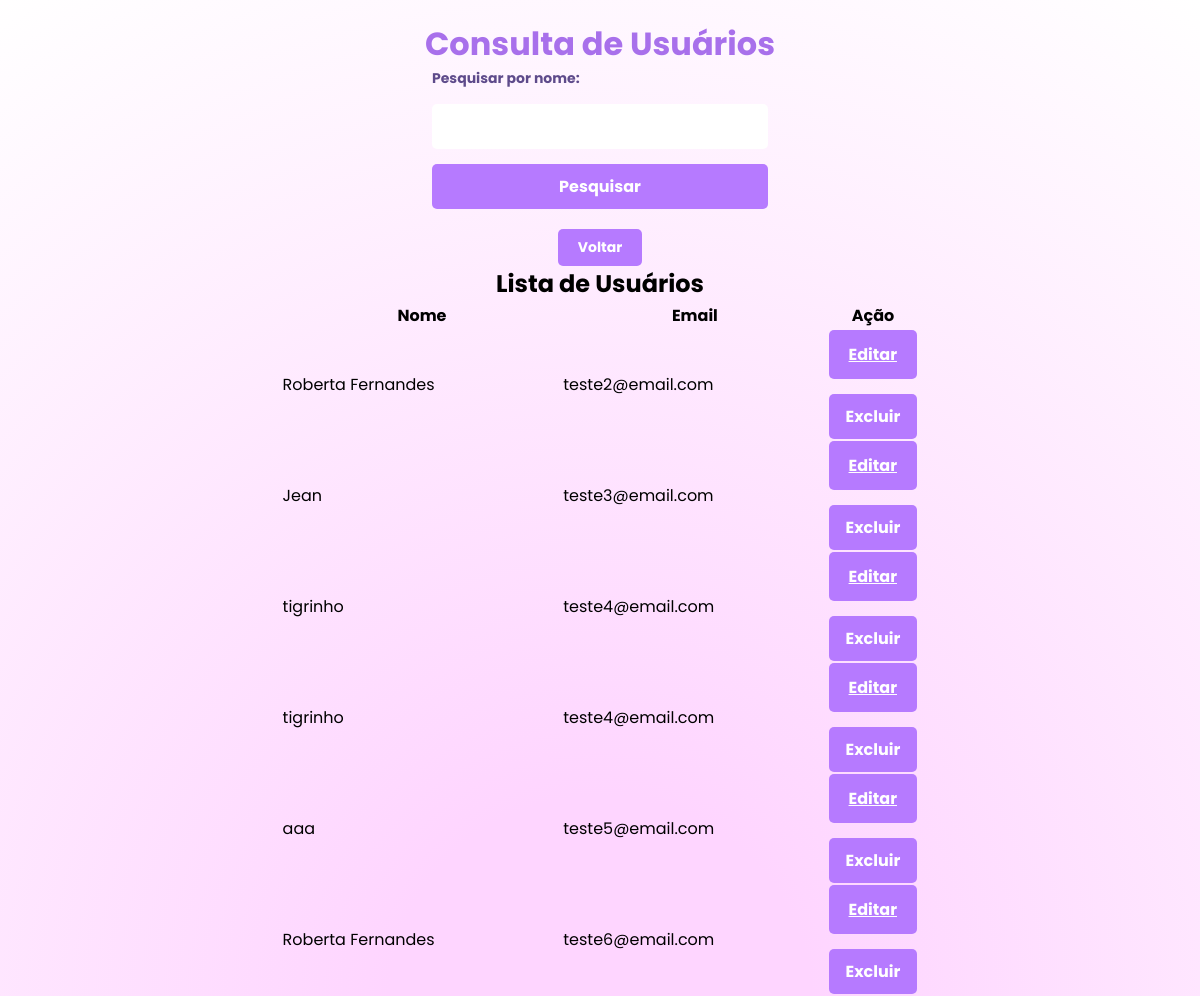
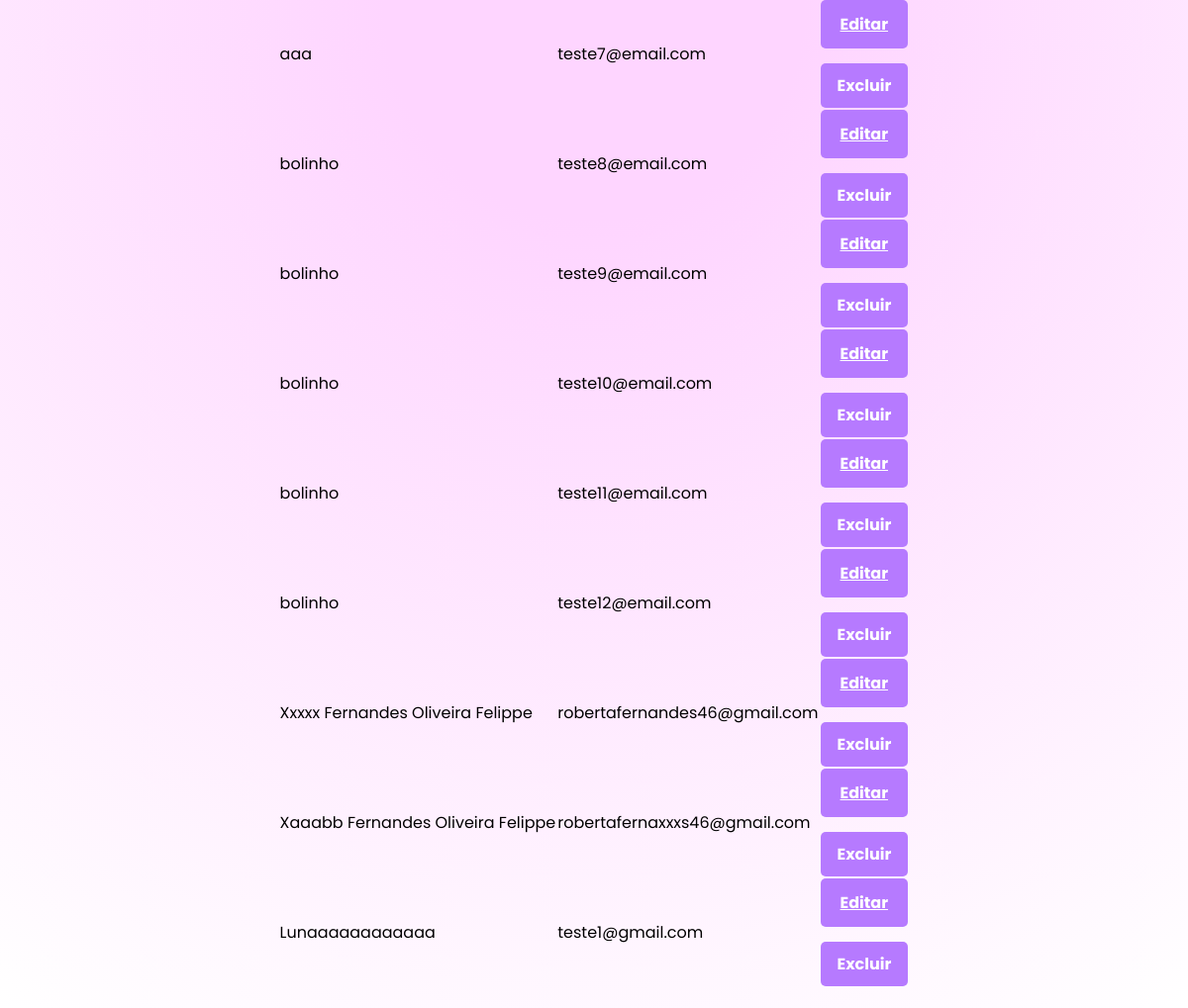
Page /consulta_usuarios.php (signed in) on the earlier database version (2 pictures, top to bottom).
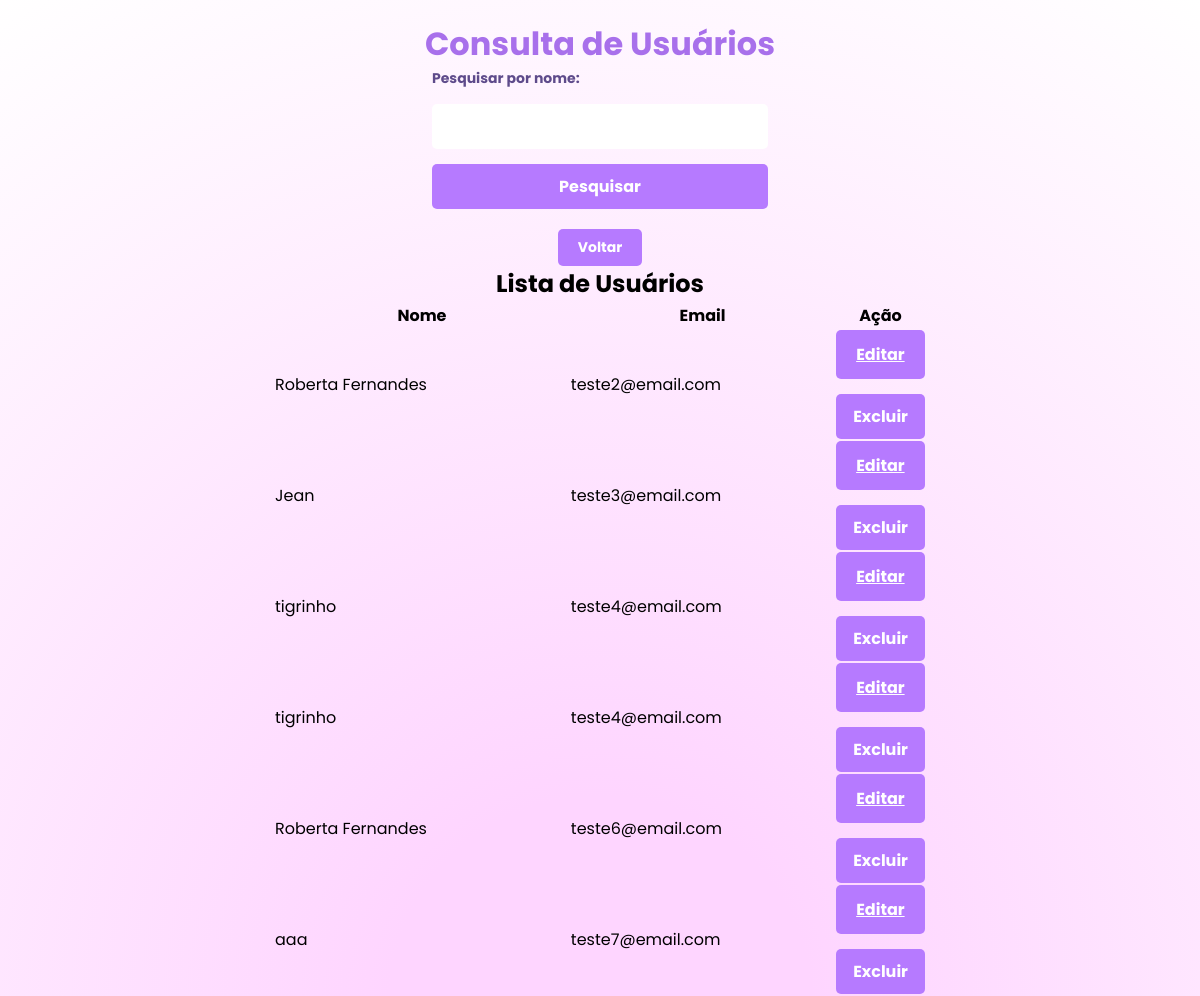
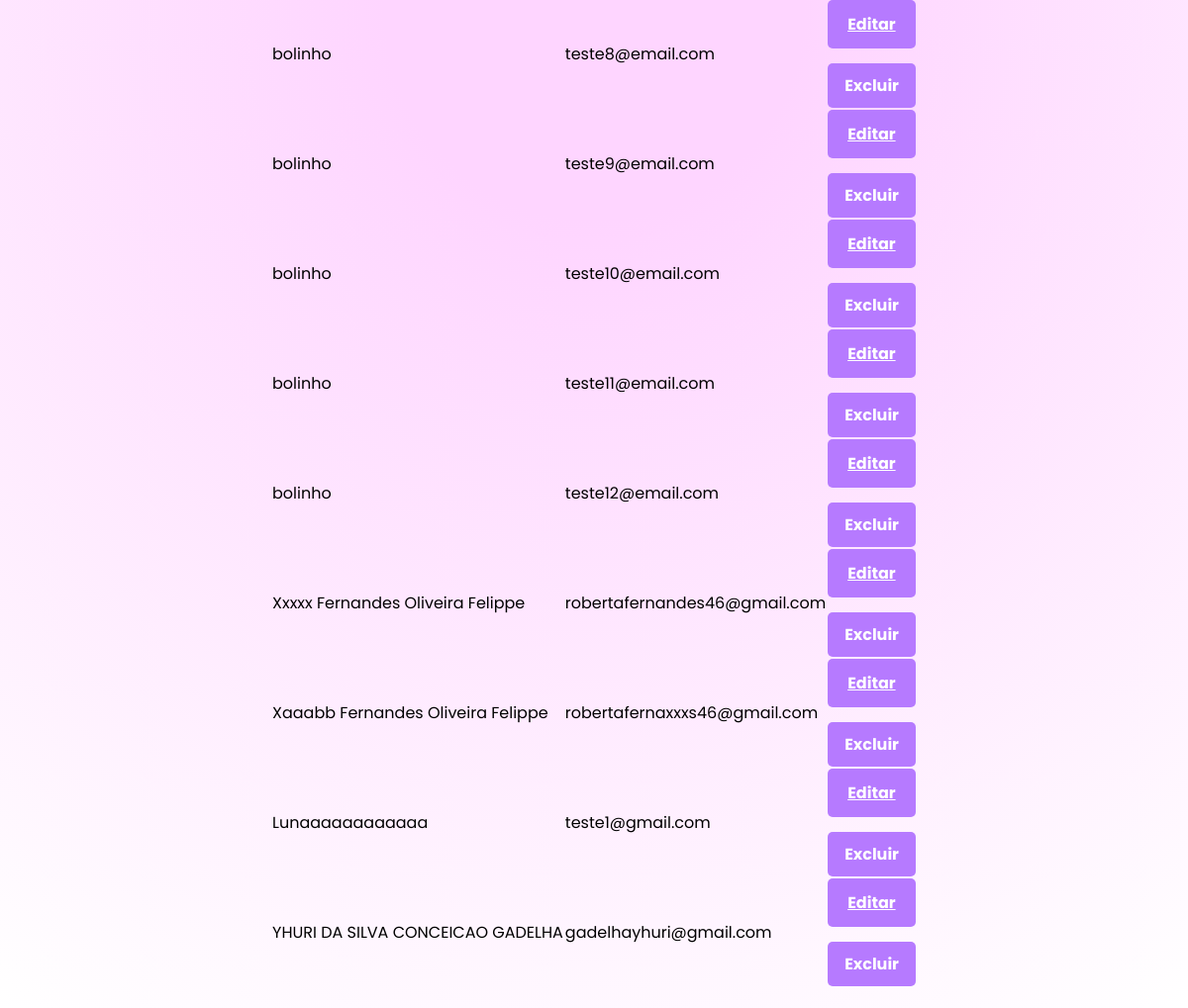
Same page on the later database version (2 pictures, top to bottom).
### tables this page shows
CREATE TABLE `usuarios` (
  `id` int(11) NOT NULL,
  `nome` varchar(100) NOT NULL,
  `email` varchar(100) NOT NULL,
  `senha` varchar(255) NOT NULL,
  `pergunta1` varchar(255) DEFAULT NULL,
  `resposta1` varchar(255) DEFAULT NULL,
  `resposta2` varchar(255) DEFAULT NULL,
  `pergunta2` varchar(255) DEFAULT NULL,
  `pergunta3` varchar(255) DEFAULT NULL,
  `resposta3` varchar(255) DEFAULT NULL,
  `data_nascimento` date NOT NULL,
  `sexo` varchar(255) DEFAULT NULL,
  `nome_materno` varchar(255) DEFAULT NULL,
  `cpf` int(11) DEFAULT NULL,
  `telefone_celular` int(11) DEFAULT NULL,
  `telefone_fixo` int(11) DEFAULT NULL,
  `cep` int(11) DEFAULT NULL,
  `endereco_completo` varchar(255) DEFAULT NULL,
  `login` varchar(100) DEFAULT NULL,
  `tipo_usuario` enum('master','comum') DEFAULT 'comum'
);

### consulta_usuarios.php (the view, shortened to what this page needs)
<?php
require 'db.php';
$pesquisa = isset($_GET['pesquisa']) ? $_GET['pesquisa'] : '';
$sql = "SELECT id, nome, email FROM usuarios WHERE tipo_usuario = 'comum' AND nome LIKE :pesquisa";
$stmt = $pdo->prepare($sql);
$stmt->execute(['pesquisa' => '%' . $pesquisa . '%']);
$usuarios = $stmt->fetchAll(PDO::FETCH_ASSOC);
?>
<!DOCTYPE html>
<html lang="pt-br">
<head>
    <link rel="stylesheet" href="consulta_usuarios.css">
</head>
<body>
    <h1>Consulta de Usuários</h1>
    <form method="GET">
        <label for="pesquisa">Pesquisar por nome:</label>
        <input type="text" id="pesquisa" name="pesquisa" value="<?= htmlspecialchars($pesquisa) ?>">
        <button type="submit">Pesquisar</button>
    </form>
    <div class="button-container">
    <a href="index.php" class="btn-back">Voltar</a>
    </div>
    <h2>Lista de Usuários</h2>
    <?php if ($usuarios): ?>
        <table>
            <thead>
                <tr>
                    <th>Nome</th>
                    <th>Email</th>
                    <th>Ação</th>
                </tr>
            </thead>
            <tbody>
                <?php foreach ($usuarios as $usuario): ?>
                    <tr>
                        <td><?= htmlspecialchars($usuario['nome']) ?></td>
                        <td><?= htmlspecialchars($usuario['email']) ?></td>
                        <td>
                            <form method="POST" action="excluir_usuario.php" onsubmit="return confirm('Tem certeza que deseja excluir este usuário?');">
                                <a href="editar_usuario.php?id=<?= $usuario['id']; ?>" >Editar</a>
                                <button type="submit">Excluir</button>
                            </form>
                        </td>
                    </tr>
                <?php endforeach; ?>
            </tbody>
        </table>
    <?php else: ?>
        <p>Nenhum usuário encontrado.</p>
    <?php endif; ?>
</body>
</html>

Differences in the rows shown:
removed usuarios: nome "aaa", email "teste5@email.com"
added usuarios: nome "YHURI DA SILVA CONCEICAO GADELHA", email "gadelhayhuri@gmail.com"
